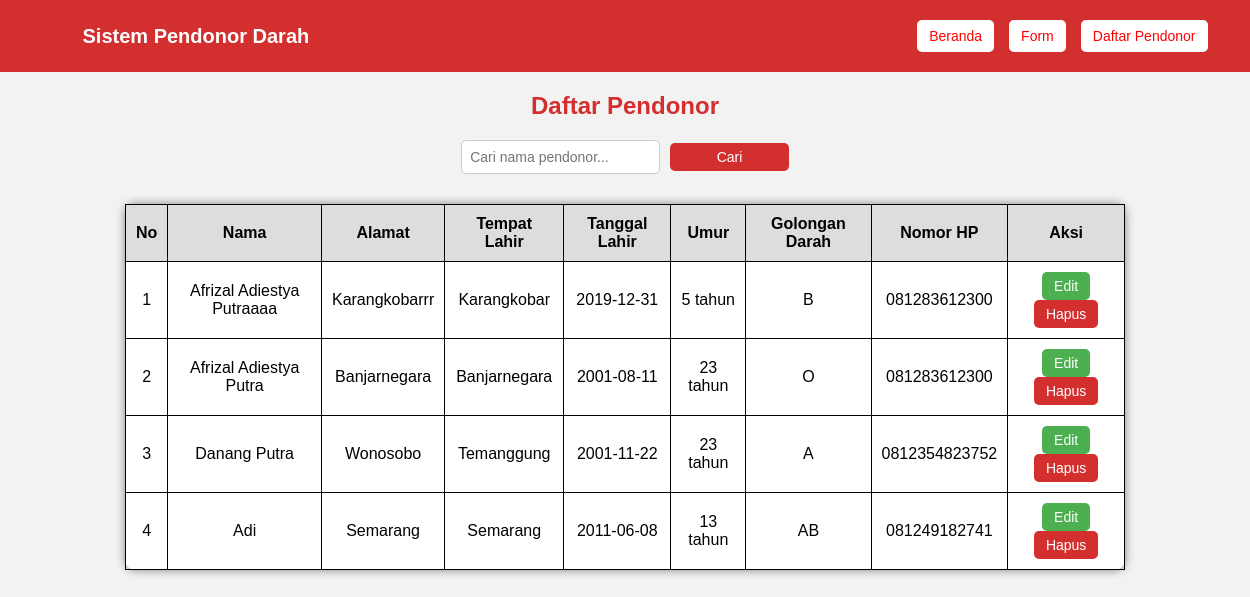
The page /donor_darah/list.php on the database its author committed.
### tables this page shows
CREATE TABLE `pendonor` (
  `id` int(11) NOT NULL,
  `nama` varchar(100) DEFAULT NULL,
  `alamat` text DEFAULT NULL,
  `tempat_lahir` varchar(255) DEFAULT NULL,
  `tanggal_lahir` date DEFAULT NULL,
  `golongan_darah` enum('A','B','AB','O') DEFAULT NULL,
  `nomer_hp` varchar(15) DEFAULT NULL
);

### donor_darah/list.php (the view)
<?php include 'header.php'; ?>
<?php include 'config.php'; ?>
<?php
$search = "";
if (isset($_GET['search'])) {
    $search = $_GET['search'];
    $sql = "SELECT * FROM pendonor WHERE nama LIKE '%$search%'";
} else {
    $sql = "SELECT * FROM pendonor";
}
$result = $conn->query($sql);
?>
<div class="container">
    <div class="table-container">
        <h2>Daftar Pendonor</h2>
        <div class="search-container">
        <form method="GET" action="list.php" class="search-form">
            <input type="text" name="search" placeholder="Cari nama pendonor..." value="<?= htmlspecialchars($search) ?>">
            <button type="submit">Cari</button>
        </form>
        </div>
        <table>
            <tr>
                <th>No</th>
                <th>Nama</th>
                <th>Alamat</th>
                <th>Tempat Lahir</th>
                <th>Tanggal Lahir</th>
                <th>Umur</th>
                <th>Golongan Darah</th>
                <th>Nomor HP</th>
                <th>Aksi</th>
            </tr>
            <?php
            $no = 1;
            while ($row = $result->fetch_assoc()) {
                $tanggal_lahir = new DateTime($row['tanggal_lahir']);
                $hari_ini = new DateTime();
                $umur = $hari_ini->diff($tanggal_lahir)->y;
                echo "<tr>
                <td>{$no}</td>
                <td>{$row['nama']}</td>
                <td>{$row['alamat']}</td>
                <td>{$row['tempat_lahir']}</td>
                <td>{$row['tanggal_lahir']}</td>
                <td>{$umur} tahun</td>
                <td>{$row['golongan_darah']}</td>
                <td>{$row['nomer_hp']}</td>
                <td>
                    <a href='edit.php?id={$row['id']}' class='btn-edit'>Edit</a>
                    <a href='delete.php?id={$row['id']}' class='btn-delete' onclick='return confirm(\"Yakin ingin menghapus?\")'>Hapus</a>
                </td>
                </tr>";
                $no++;
            }
            ?>
        </table>
    </div>
</div>
</body>
</html>

### donor_darah/header.php (shortened to what this page needs)
<!DOCTYPE html>
<html lang="id">
<head>
    <link rel="stylesheet" href="style.css">
</head>
<body>
<header>
    <div class="header-container">
        <h1>Sistem Pendonor Darah</h1>
        <nav>
            <a href="index.php">Beranda</a>
            <a href="form.php">Form</a>
            <a href="list.php">Daftar Pendonor</a>
        </nav>
    </div>
</header>

### donor_darah/style.css (style rules this page uses)
body { margin: 0; padding: 0; font-family: Arial, sans-serif; background-color: #f2f2f2; }
header { background: #d32f2f; color: white; padding: 20px 20px; height: auto; width: 100%; display: flex; align-items: center; justify-content: center; }
.header-container { display: flex; justify-content: space-between; align-items: center; width: 90%; max-width: 1200px; }
header h1 { font-size: 20px; margin: 0; }
nav { display: flex; gap: 15px; }
nav a { color: red; text-decoration: none; padding: 8px 12px; background: white; border-radius: 5px; font-size: 14px; }
h2 { text-align: center; width: 100%; margin-bottom: 20px; color: #d32f2f; }
button { width: 100%; padding: 10px; background: #d32f2f; color: white; border: none; cursor: pointer; border-radius: 20px; font-size: 16px; -webkit-border-radius: 20px; -moz-border-radius: 20px; -ms-border-radius: 20px; -o-border-radius: 20px; }
table { width: 80%; margin: auto; background: white; box-shadow: 0px 0px 10px gray; border-radius: 10px; border-collapse: collapse; }
table, th, td { border: 1px solid black; padding: 10px; }
th { background: #ddd; }
th, td { text-align: center; }
a { text-decoration: none; color: red; }
.search-container { display: flex; justify-content: center; margin-top: 20px; margin-bottom: 30px; }
.search-form { display: flex; justify-content: center; align-items: center; gap: 10px; }
.search-form input { padding: 8px; width: 250px; border: 1px solid #ccc; border-radius: 5px; font-size: 14px; }
.search-form button { padding: 6px 12px; background: #d32f2f; color: white; border: none; border-radius: 5px; cursor: pointer; font-size: 14px; }
.btn-edit { display: inline-block; padding: 6px 12px; background: #4CAF50; color: white; border-radius: 5px; text-decoration: none; font-size: 14px; transition: 0.3s; }
.btn-delete { display: inline-block; padding: 6px 12px; background: #D32F2F; color: white; border-radius: 5px; text-decoration: none; font-size: 14px; transition: 0.3s; }

### rows shown on the page
pendonor: nama "Afrizal Adiestya Putraaaa", alamat "Karangkobarrr", tempat_lahir "Karangkobar", tanggal_lahir "2019-12-31", golongan_darah "B", nomer_hp "081283612300"
pendonor: nama "Afrizal Adiestya Putra", alamat "Banjarnegara", tempat_lahir "Banjarnegara", tanggal_lahir "2001-08-11", golongan_darah "O", nomer_hp "081283612300"
pendonor: nama "Danang Putra", alamat "Wonosobo", tempat_lahir "Temanggung", tanggal_lahir "2001-11-22", golongan_darah "A", nomer_hp "0812354823752"
pendonor: nama "Adi", alamat "Semarang", tempat_lahir "Semarang", tanggal_lahir "2011-06-08", golongan_darah "AB", nomer_hp "081249182741"
